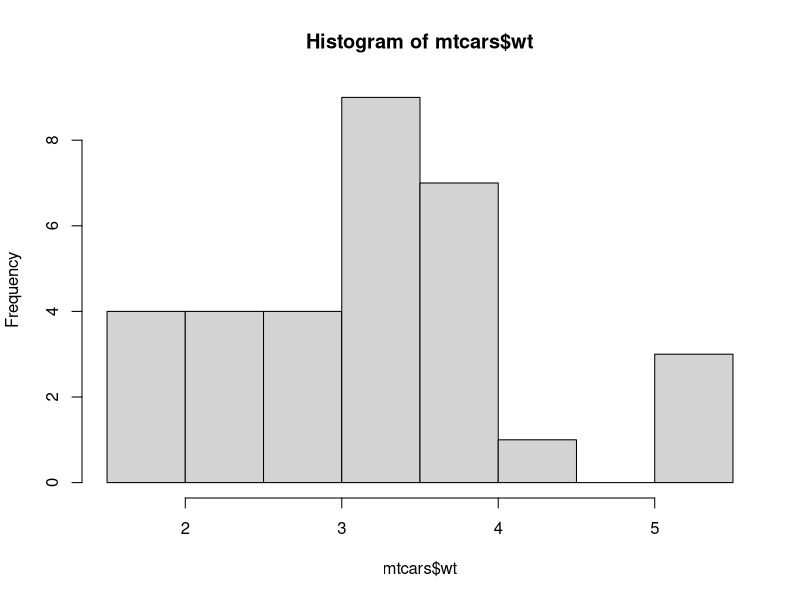
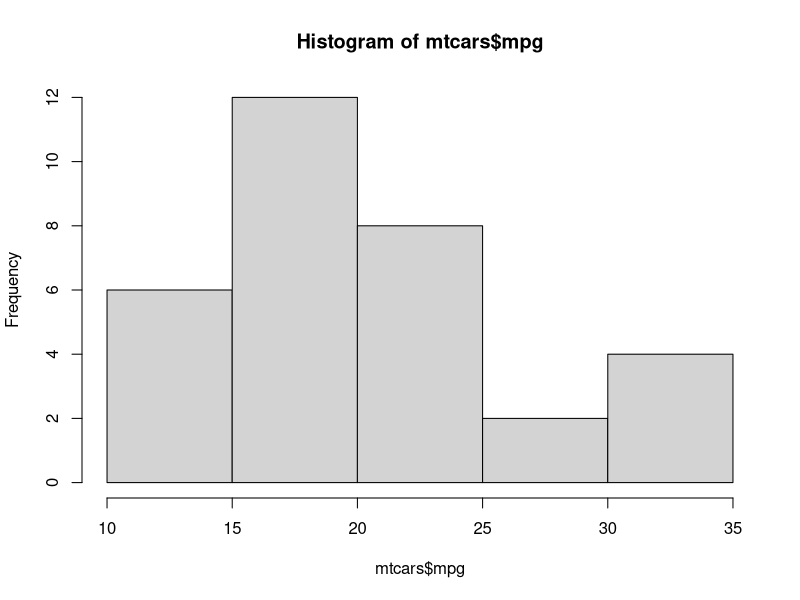
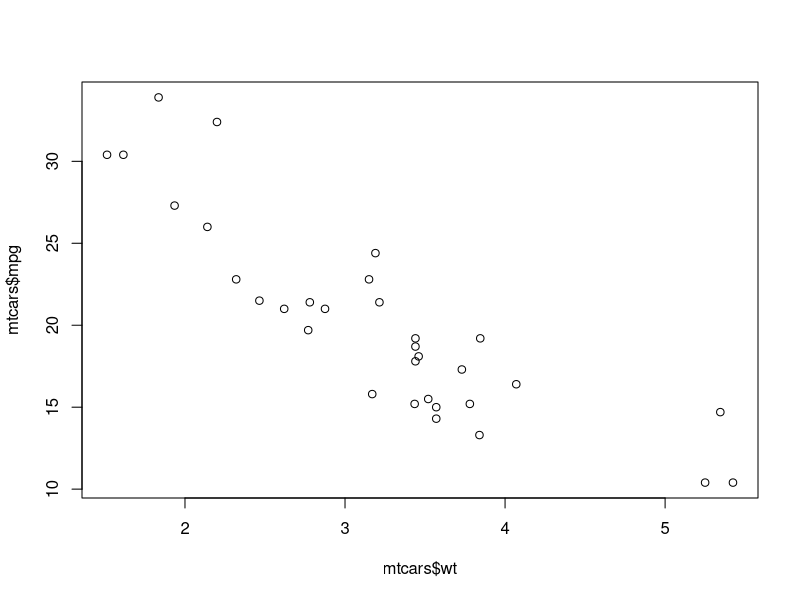
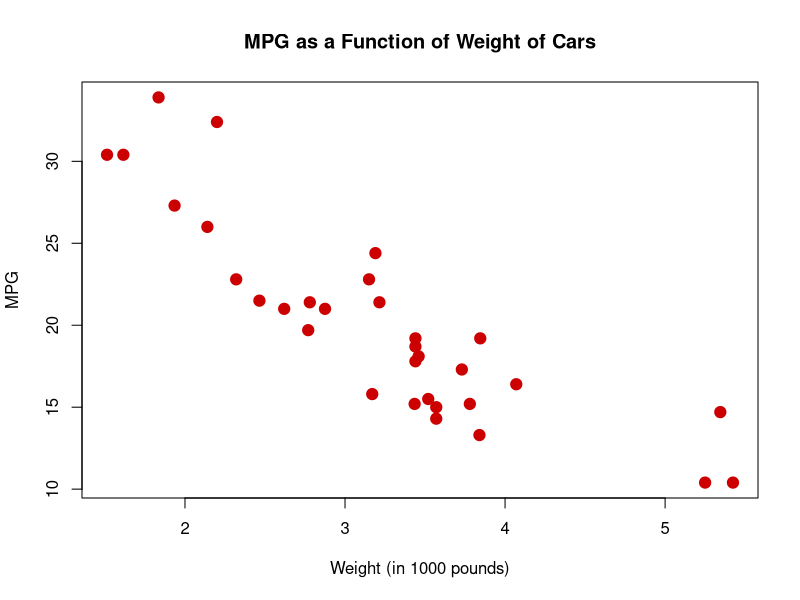
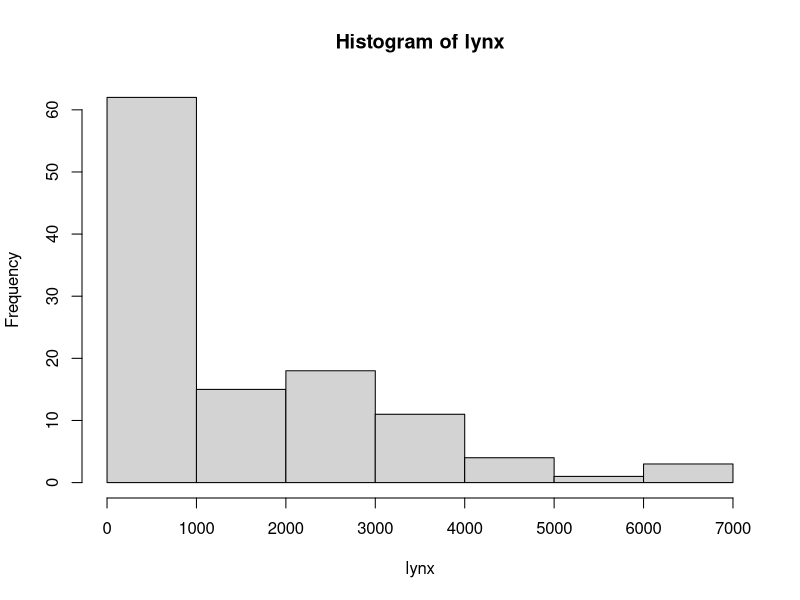
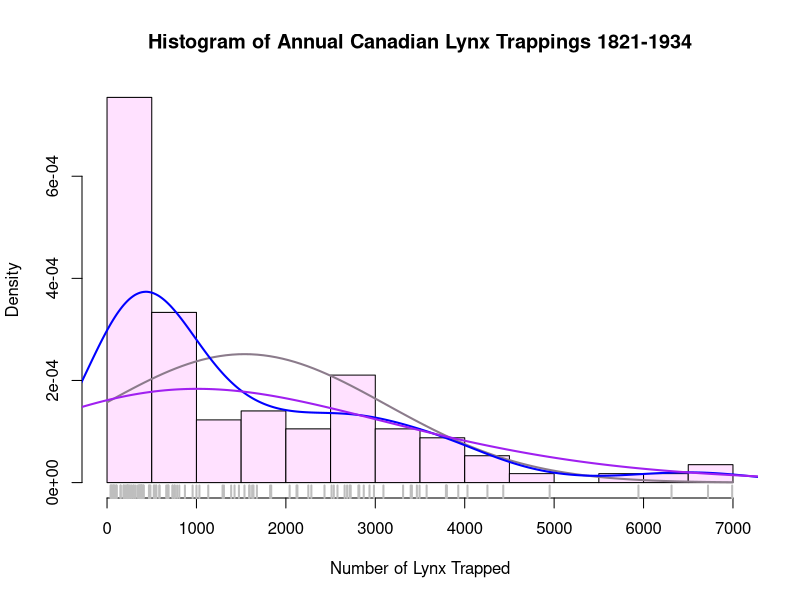

Here is the R script that generated these plots, in order:
# =======================
# 6.0 - Scatterplot
# =======================
#
# In scatterplot, there are several things we want to look for:
#     > Linearility
#     > Spread
#     > Outliers
#     > Correlation
#


# Load sample dataset
library(datasets)

?mtcars
head(mtcars)



# Let's check for univariate distributions first
hist(mtcars$wt)
hist(mtcars$mpg)



# Let's plot a X-Y scatterplot plot now:
plot(mtcars$wt, mtcars$mpg)



# Customize our plot, especially colors
plot(mtcars$wt, mtcars$mpg,
  pch = 19,
  cex = 1.5,
  col = "#cc0000",
  main = 'MPG as a Function of Weight of Cars',
  xlab = 'Weight (in 1000 pounds)',
  ylab = 'MPG'
)





# ===========================
# Lines and Overlaying plots
# ===========================
#
# By overlaying/ superimposing plots, we are increasing the information
# density (At same amount of space, there is more information). It may allow us to 
# observe certain patterns if the variables are related to each other
#
# However, don't overdo this simply because you can. It may potentially make your
# visualization overwhelming


# Let's use new data set, 'Lynx'. It is a time series, and it starts at 1821 to 1934
?lynx
head(lynx)


# Histogram
hist(lynx)       # Turns out, most of the values fall into 1000 range


# Add some options to Histogram
hist(lynx,
  breaks = 14,             # Suggest 14 'bins' (bars)
  freq = FALSE,            # Show density instead of frequency
  col = 'thistle1',
  main = paste("Histogram of Annual Canadian Lynx",   # paste() concatenate strings
               "Trappings", "1821-1934"),
  xlab = 'Number of Lynx Trapped'
)


# Now, in addition to the above histogram, let's put a normal distribution on top!
curve(dnorm(x, mean=mean(lynx), sd=sd(lynx)),
      col = 'thistle4',
      lwd = 2,
      add = TRUE          # This 'add' asks is to superimpose previous drawn graph
)



# Also, add Kernel Density Estimators
lines( density(lynx), col='blue', lwd=2 )
lines( density(lynx, adjust=3), col='purple', lwd=2 )


# Lastly, add a rug plot at bottom of the x axis
rug( lynx, lwd=2, col='grey')







